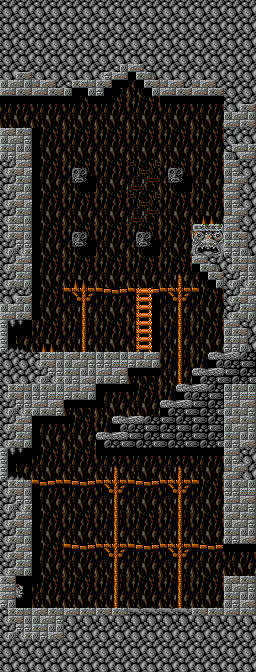

A 2D game scene composited from a Tiled map and its tileset images. What follows is a short description and the map's XML, with each tile layer's data collapsed to a summary:
An orthogonal 32x84 tile map with 8x8 px tiles, 1 tile layer (Tile Layer).

<map version="1.2" tiledversion="1.2.4" orientation="orthogonal" renderorder="left-up" width="32" height="84" tilewidth="8" tileheight="8" infinite="0" nextlayerid="2" nextobjectid="1">
 <tileset firstgid="1" source="Bank 2.tsx" />
 <layer id="1" name="Tile Layer" width="32" height="84" locked="1">
  <data>[2688 cells, 2688 non-empty, 85 distinct tile ids]</data>
 </layer>
</map>